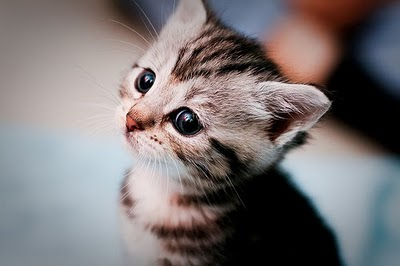
#> input picture hw16/pictures/kitten.jpg, 400 x 266 px
$ jupyter execute HW16.ipynb   (shell and % lines are left out)
#> lines starting #> are read from the running program, lines starting #| are printed output that depends on the picture
[cell 1]
import numpy as np
import matplotlib.pyplot as plt

plt.rcParams['image.cmap'] = 'gray'

plt.rcParams['figure.figsize'] = (10.0, 8.0) # set default size of plots

[cell 2]
def rel_error(x, y):
    """ returns relative error """
    return np.max(np.abs(x - y) / (np.maximum(1e-8, np.abs(x) + np.abs(y))))

# Convolution forward pass

Implement convolution forward pass: append your code after TODO. Don’t forget about bias

[cell 3]
def conv_forward_naive(x, w, b, conv_param):
    """A naive implementation of the forward pass for a convolutional layer.

    The input consists of N data points, each with C channels, height H and
    width W. We convolve each input with F different filters, where each filter
    spans all C channels and has height HH and width WW.

    Input:
    - x: Input data of shape (N, C, H, W)
    - w: Filter weights of shape (F, C, HH, WW)
    - b: Biases, of shape (F,)
    - conv_param: A dictionary with the following keys:
      - 'stride': The number of pixels between adjacent receptive fields in the
        horizontal and vertical directions.
      - 'pad': The number of pixels that will be used to zero-pad the input.

    During padding, 'pad' zeros should be placed symmetrically (i.e equally on both sides)
    along the height and width axes of the input. Be careful not to modfiy the original
    input x directly.

    Returns a tuple of:
    - out: Output data, of shape (N, F, H', W') where H' and W' are given by
      H' = 1 + (H + 2 * pad - HH) / stride
      W' = 1 + (W + 2 * pad - WW) / stride
    - cache: (x, w, b, conv_param)
    """
    ###########################################################################
    # TODO: Implement the convolutional forward pass.                         #
    # Hint: you can use the function np.pad for padding.                      #
    ###########################################################################
    N, C, H, W = x.shape
    F, _, HH, WW = w.shape
    stride = conv_param['stride']
    pad = conv_param['pad']
    H_out = 1 + (H + 2 * pad - HH) // stride
    W_out = 1 + (W + 2 * pad - WW) // stride
    out = np.zeros((N, F, H_out, W_out))
    x_pad = np.pad(x, ((0,0), (0,0), (pad, pad), (pad, pad)), 'constant')
    for n in range(N):
        for f in range(F):
            for i in range(H_out):
                for j in range(W_out):
                    out[n, f, i, j] = np.sum(x_pad[n, :, i*stride:i*stride+HH, j*stride:j*stride+WW] * w[f, :]) + b[f]

    cache = (x, w, b, conv_param)
    return out, cache

[cell 4]
x_shape = (2, 3, 4, 4)
w_shape = (3, 3, 4, 4)
x = np.linspace(-0.1, 0.5, num=np.prod(x_shape)).reshape(x_shape)
w = np.linspace(-0.2, 0.3, num=np.prod(w_shape)).reshape(w_shape)
b = np.linspace(-0.1, 0.2, num=3)

conv_param = {'stride': 2, 'pad': 1}
out, _ = conv_forward_naive(x, w, b, conv_param)
correct_out = np.array([[[[-0.08759809, -0.10987781],
                           [-0.18387192, -0.2109216 ]],
                          [[ 0.21027089,  0.21661097],
                           [ 0.22847626,  0.23004637]],
                          [[ 0.50813986,  0.54309974],
                           [ 0.64082444,  0.67101435]]],
                         [[[-0.98053589, -1.03143541],
                           [-1.19128892, -1.24695841]],
                          [[ 0.69108355,  0.66880383],
                           [ 0.59480972,  0.56776003]],
                          [[ 2.36270298,  2.36904306],
                           [ 2.38090835,  2.38247847]]]])

# Compare your output to ours; difference should be around 2e-8
print('Testing conv_forward_naive')
print('difference: ', rel_error(out, correct_out))

[cell 5]
from PIL import Image
from imageio import imread

[cell 6]
kitten = Image.open('pictures/kitten.jpg')
#> kitten is the input picture: PIL image 400x266 RGB; mean R, G, B 122.7, 116.5, 117.5
puppy = Image.open('pictures/puppy.jpg')
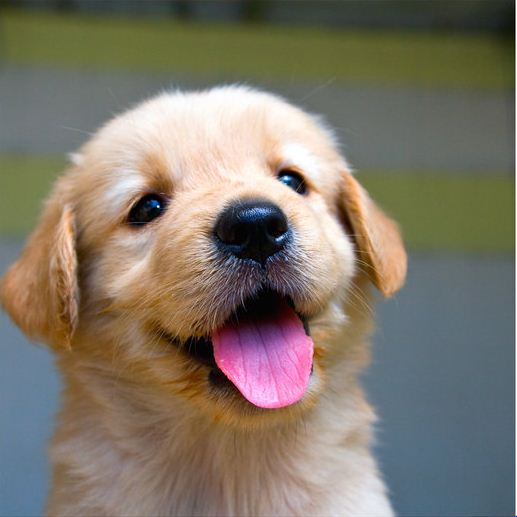
#> input picture hw16/pictures/puppy.jpg, 517 x 517 px
#> puppy is the input picture: PIL image 517x517 RGB; mean R, G, B 128.1, 119.4, 106

[cell 7]
kitten

[cell 8]
puppy

[cell 9]
print(f"Kitten shape: {kitten.size}")
#| Kitten shape: (400, 266)
print(f"Puppy shape: {puppy.size}")
#| Puppy shape: (517, 517)

[cell 10]
# kitten is wide, and puppy is already square
d = kitten.size[0] - kitten.size[1]
#> d = 134
kitten_cropped = kitten.crop([d // 2, 0, kitten.size[0] - d// 2, kitten.size[1]])
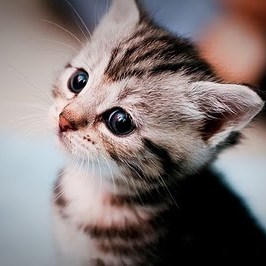
#> kitten_cropped: PIL image 266x266 RGB; mean R, G, B 128.7, 117.5, 116.5
kitten_cropped

[cell 11]
print(f"Kitten cropped shape: {kitten_cropped.size}")
#| Kitten cropped shape: (266, 266)

[cell 12]
img_size = 200   # Make this smaller if it runs too slow and convert to np.array
resized_puppy = np.array(puppy.resize((img_size, img_size)))
resized_kitten = np.array(kitten_cropped.resize((img_size, img_size)))
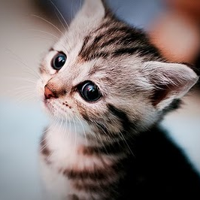
#> resized_kitten: shape (200, 200, 3); mean R, G, B 128.7, 117.5, 116.5


# make a batch of input images
x = np.zeros((2, 3, img_size, img_size))
x[0, :, :, :] = resized_puppy.transpose((2, 0, 1))
x[1, :, :, :] = resized_kitten.transpose((2, 0, 1))

# Set up a convolutional weights holding 2 filters, each 3x3
w = np.zeros((2, 3, 3, 3))

# The first filter converts the image to grayscale.
# Set up the red, green, and blue channels of the filter.
w[0, 0, :, :] = [[0, 0, 0], [0, 1, 0], [0, 0, 0]]
w[0, 1, :, :] = [[0, 0, 0], [0, 1, 0], [0, 0, 0]]
w[0, 2, :, :] = [[0, 0, 0], [0, 1, 0], [0, 0, 0]]

# Second filter detects horisontal edges in the blue channel.
w[1, 2, :, :] = [[1, 1, 1],
                 [0, 0, 0],
                 [-1, -1, -1]]


# Vector of biases. We don't need any bias for the grayscale
# filter, but for the edge detection filter we want to add 128
# to each output so that nothing is negative.
b = np.array([0, 128])

# Compute the result of convolving each input in x with each filter in w,
# offsetting by b, and storing the results in out.
out, _ = conv_forward_naive(x, w, b, {'stride': 1, 'pad': 1})


def imshow_no_ax(img, normalize=True):
    """ Tiny helper to show images as uint8 and remove axis labels """
    if normalize:
        img_max, img_min = np.max(img), np.min(img)
        img = 255.0 * (img - img_min) / (img_max - img_min)
    plt.imshow(img.astype('uint8'))
    plt.gca().axis('off')


def plot_images(_out, img_1, img_2):
    """ Show the original images and the results of the conv operation """
    plt.subplot(2, 3, 1)
    imshow_no_ax(np.array(img_1), normalize=False)
    plt.title('Original image')
    plt.subplot(2, 3, 2)
    imshow_no_ax(_out[0, 0])
    plt.title('Grayscale')
    plt.subplot(2, 3, 3)
    imshow_no_ax(_out[0, 1])
    plt.title('Edges')
    plt.subplot(2, 3, 4)
    imshow_no_ax(np.array(img_2), normalize=False)
    plt.subplot(2, 3, 5)
    imshow_no_ax(_out[1, 0])
    plt.subplot(2, 3, 6)
    imshow_no_ax(_out[1, 1])
    plt.show()
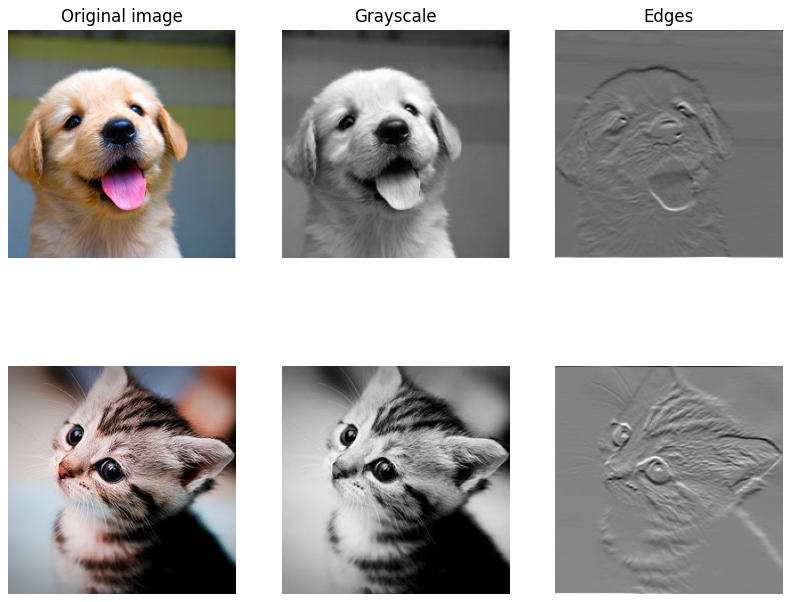
#> figure drawn by matplotlib, 6 panels


plot_images(out, puppy, kitten_cropped)

Trying to convert horizontal edges filter to vertical ones

[cell 13]
w = np.zeros((2, 3, 3, 3))

# The first filter converts the image to grayscale.
# Set up the red, green, and blue channels of the filter.
w[0, 0, :, :] = [[0, 0, 0], [0, 1, 0], [0, 0, 0]]
w[0, 1, :, :] = [[0, 0, 0], [0, 1, 0], [0, 0, 0]]
w[0, 2, :, :] = [[0, 0, 0], [0, 1, 0], [0, 0, 0]]

# Second filter detects vertical edges in the blue channel.
w[1, 2, :, :] = [[1, 0, -1],
                 [1, 0, -1],
                 [1, 0, -1]]

# Vector of biases. We don't need any bias for the grayscale
# filter, but for the edge detection filter we want to add 128
# to each output so that nothing is negative.
b = np.array([0, 128])

out, _ = conv_forward_naive(x, w, b, {'stride': 1, 'pad': 1})

plot_images(out, puppy, kitten_cropped)
#> in plot_images (call 2), `plt.show()`:
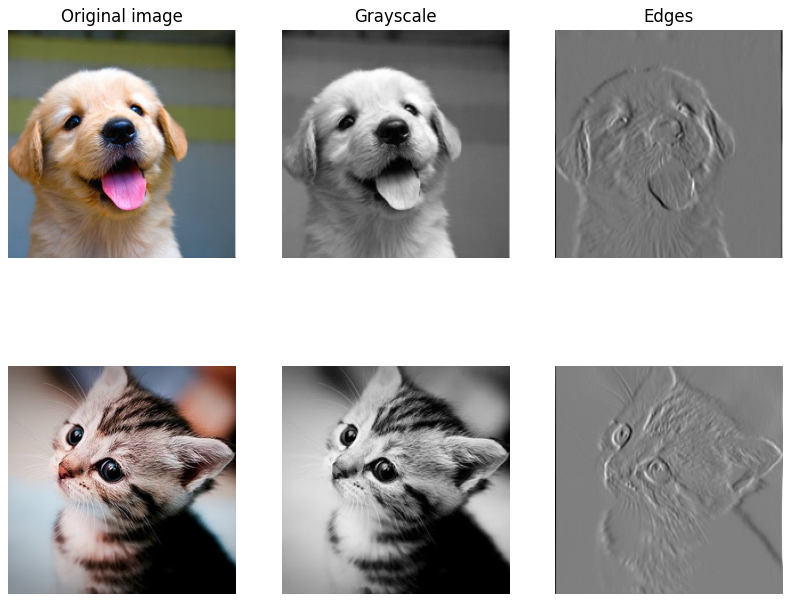
#> figure drawn by matplotlib, 6 panels
